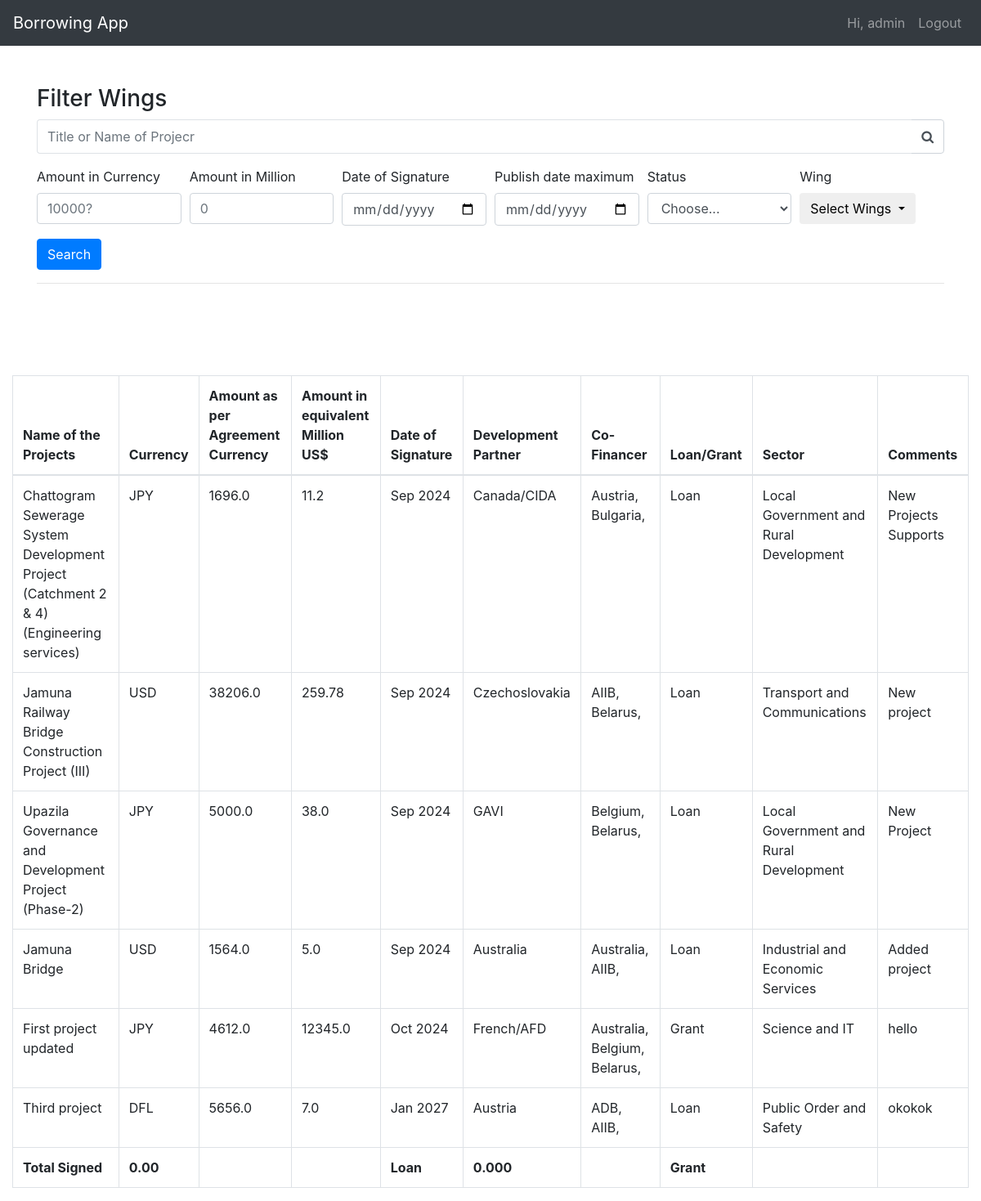
The app's page / (signed in), older data.
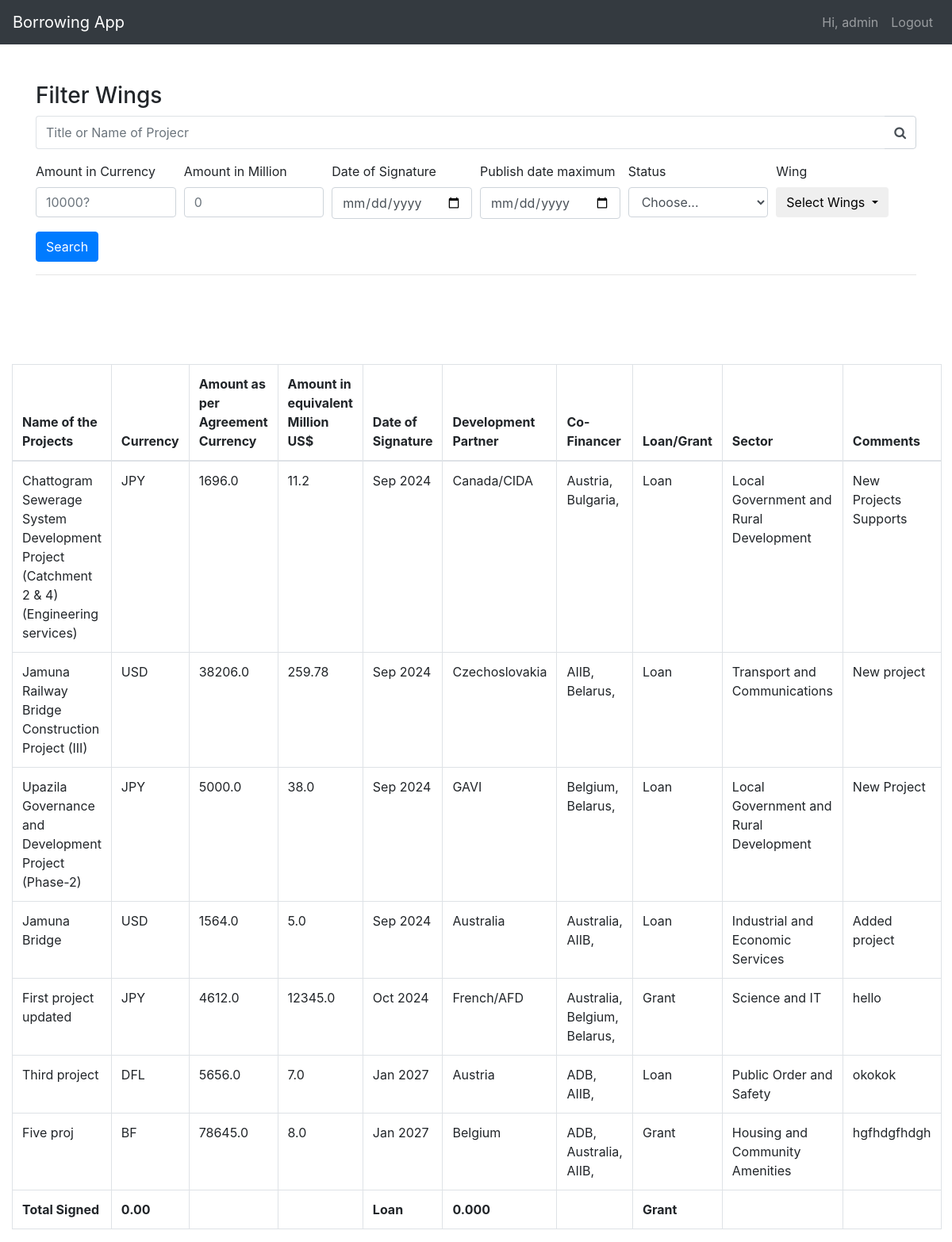
The same page, newer data.
### Wing/models.py (models this page shows, shortened)
class Wing_One(models.Model):
    wing                             = models.ForeignKey(User, null=True, on_delete=models.CASCADE)
    name                             = models.CharField(max_length=3000, null=True)
    currency                         = models.CharField(max_length=100, choices=CURRENCY, default='USD')
    amount_as_per_agreement_currency = models.FloatField()
    amount_in_equivalent_million_us  = models.FloatField()
    date_of_signature                = models.DateTimeField()
    development_partner              = models.CharField(max_length=100, choices=DEV_PARTNER)
    co_financer                      = models.ManyToManyField(CO_FINANCER)
    loan_or_grant                    = models.CharField(max_length=200, choices=LOAN_GRANT, default='Loan')
    status                           = models.CharField(max_length=100, choices=PROPABILITY)
    sector                           = models.CharField(max_length=500, choices=SECTOR, default='General Public Services')
    comments                         = models.TextField()

class CO_FINANCER(models.Model):
    name = models.CharField(max_length=100, choices=DEV_PARTNER)
    def __str__(self):
        return self.name

### Wing/decorators.py (the view)
    def wrapper_func(request, *args, **kawrgs):
        group = None
        if request.user.groups.exists():
            group = request.user.groups.all()[0].name
        if group == "wings":
            return redirect('home')
        if group == "admin":
            return view_func(request, *args, **kawrgs)

### templates/dashboard.html (shortened to what this page needs)
{% extends 'base.html' %}
{% block content %}
<div class="container mt-5">
{% include 'filter.html' %}
</div>
<br><br>
<div class="container-fluid">
  <div class="mt-5">
    <table class="table table-bordered">
      <thead>
        <tr>
          <th scope="col">Name of the Projects</th>
          <th scope="col">Currency</th>
          <th scope="col">Amount  as per Agreement Currency</th>
          <th scope="col">Amount in equivalent Million US$</th>
          <th scope="col">Date of Signature</th>
          <th scope="col">Development Partner</th>
          <th scope="col">Co-Financer</th>
          <th scope="col">Loan/Grant</th>
          <th scope="col">Sector</th>
          <th scope="col">Comments</th>
        </tr>
      </thead>
      <tbody>
        {% for obj in queryset %}
        <tr>
          <td>{{ obj.name }}</td>
          <td>{{ obj.currency }}</td>
          <td>{{ obj.amount_as_per_agreement_currency }}</td>
          <td>{{ obj.amount_in_equivalent_million_us }}</td>
          <td>{{ obj.date_of_signature|date:'M Y' }}</td>
          <td>{{ obj.development_partner }}</td>
          <td>
            {% for co in obj.co_financer.all %}
              {{ co }},
            {% endfor %}
          </td>
          <td>{{ obj.loan_or_grant }}</td>
          <td>{{ obj.sector }}</td>
          <td>{{ obj.comments }}</td>
        </tr>
        {% endfor %}
        <tr>
          <th scope="col">Total Signed</th>
          <th scope="col">0.00</th>
          <th scope="col"></th>
          <th scope="col"></th>
          <th scope="col">Loan</th>
          <th scope="col">0.000</th>
          <th></th>
          <th scope="col">Grant</th>
          <th scope="col"></th>
          <th scope="col"></th>
        </tr>
      </tbody>
    </table>
  </div>
</div>
{% endblock %}

### templates/base.html (shortened to what this page needs)
<!doctype html>
<html lang="en">
  <head>
    <link rel="stylesheet" href="https://cdn.jsdelivr.net/npm/bootstrap@4.0.0/dist/css/bootstrap.min.css">
    <link rel="stylesheet" href="https://cdnjs.cloudflare.com/ajax/libs/font-awesome/4.7.0/css/font-awesome.min.css" />
  </head>
  <body>
    {% include 'navbar.html' %}
    {% block content %}
    {% endblock %}
</body>
</html>

### templates/navbar.html (shortened to what this page needs)
<nav class="navbar navbar-expand-lg navbar-dark bg-dark">
    <a class="navbar-brand" href="{% url 'home' %}">Borrowing App</a>
    <div class="collapse navbar-collapse" id="navbarSupportedContent">
      <ul class="navbar-nav ml-auto">
        {% if request.user.is_authenticated %}
          <a class="nav-link" href="">Hi, {{ request.user.username }}</a>
          <a class="nav-link" href="{% url 'logout' %}">Logout</a>
        {% else %}
        <li class="nav-item"></li>
          <a class="nav-link" href="{% url 'login' %}">Login</a>
        </li>
        {% endif %}
      </ul>
    </div>
  </nav>

### templates/filter.html (shortened to what this page needs)
<h3>Filter Wings</h3>
<form method="GET" action=".">
  <div class="form-row">
      <div class="form-group col-12">
          <div class="input-group">
              <input class="form-control py-2 border-right-0 border" type="search" name="name_of_proj" placeholder="Title or Name of Projecr" />
              <span class="input-group-append">
                  <div class="input-group-text bg-transparent">
                      <i class="fa fa-search"></i>
                  </div>
              </span>
          </div>
      </div>
  </div>
  <div class="form-row">
    <div class="form-group col-md-2 col-lg-2">
      <label for="viewCountMin">Amount in Currency</label>
      <input type="number" min=0 class="form-control" id="viewCountMin" placeholder="10000?" name="amount_per_currency">
    </div>
    <div class="form-group col-md-2 col-lg-2">
      <label for="viewCountMax">Amount in Million</label>
      <input type="number" min=0 class="form-control" id="viewCountMax" placeholder="0" name="amount_in_million">
    </div>
    <div class="form-group col-md-2 col-lg-2">
      <label for="publishDateMin">Date of Signature</label>
      <input type="date" class="form-control" id="publishDateMin" name="date_min">
    </div>
    <div class="form-group col-md-2 col-lg-2">
      <label for="publishDateMax">Publish date maximum</label>
      <input type="date" class="form-control" id="publishDateMax" name="date_max">
    </div>
    <div class="form-group col-md-2">
      <label for="category">Status</label>
      <select id="category" class="form-control" name="category">
        <option selected>Choose...</option>
      </select>
    </div>
    <div class="form-group col-md-2">
        <label for="category">Wing</label>
        <div class="dropdown">
        <button class="btn dropdown-toggle" type="button" id="dropdownMenuButton" data-toggle="dropdown" aria-haspopup="true" aria-expanded="false">
              Select Wings
            </button>
          </div>
      </div>
  </div>
  <button type="submit" class="btn btn-primary">Search</button>
</form>
<hr />

Row changes from the older to the newer data that the page shows:
added Wing_One: name "Five proj", currency "BF", amount_as_per_agreement_currency "78645.0", amount_in_equivalent_million_us "8.0", date_of_signature "Jan 2027", development_partner "Belgium", loan_or_grant "Grant", sector "Housing and Community Amenities", comments "hgfhdgfhdgh", CO_FINANCER (name "ADB"), CO_FINANCER (name "Australia"), CO_FINANCER (name "AIIB")
